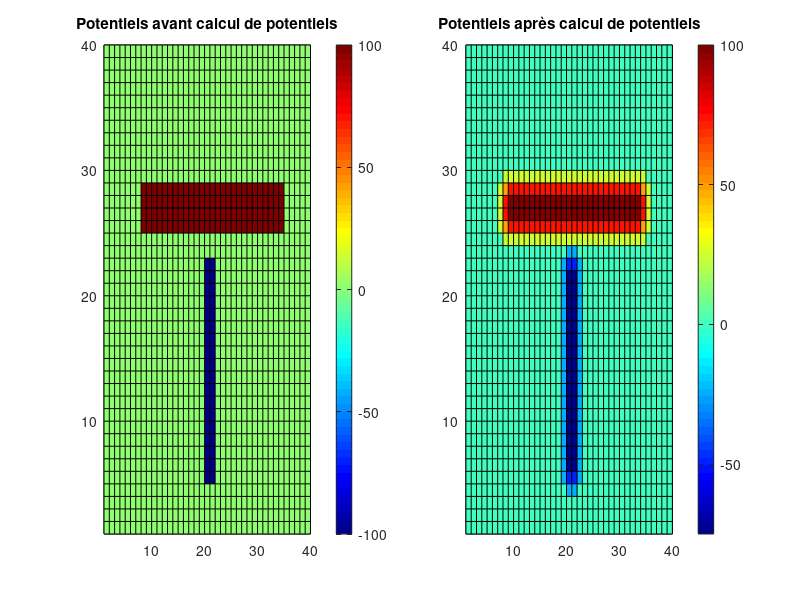

This chart was generated by the following MATLAB code:
% Resolution equation de Laplace
%
clear
close all
clc

%% Dimensions / maillage
dx=1; % cm
dy=1; % cm
Nx = 40;
Ny = 40;

%% Potentiels / sources
v0 = 0; % condition aux limites (en V)
v1 = 100; % conducteur 1
v2 = -100; % conducteur 2

% Initialisation la matrice de calcul
V = zeros(Nx,Ny); % mettre toute la matrice a zero

%% Conditions aux limites
% for j=1:Ny
%   V(1,j) = v0;
% end
V(1,:) = v0;    % Première colone à zéro
V(Nx,:) = v0;   % Dernière colone à zéro
V(:,1) = v0;    % Première ligne à zéro
V(:,Ny) = v0;   % Dernière ligne à zéro

%% Sources
V(25:28, 8:34) = v1; % Conducteur 1
V(5:22, 20:21) = v2; % Conducteur 2
figure(1)
subplot(1, 2, 1);
pcolor(V)
title("Potentiels avant calcul de potentiels")

% Changer la palette de couleurs
colormap(jet)  % Palette allant du bleu au rouge
colorbar;  % Ajouter une barre de couleur

%% Equation de calcul sans boucle for
%i=1;j=1;
ii=2:Nx-1;
jj=2:Ny-1;
V(ii,jj)=0.25*( V(ii+1,jj) + V(ii-1,jj) + V(ii,jj+1) + V(ii,jj-1) );

%% Figure
subplot(1, 2, 2);
pcolor(V)
title("Potentiels après calcul de potentiels")

% Changer la palette de couleurs
colormap(jet)  % Palette allant du bleu au rouge
colorbar;  % Ajouter une barre de couleur

% On observe un décalage dans la coloration à cause de l'ordre de calcul
% imposé par la boucle for.
